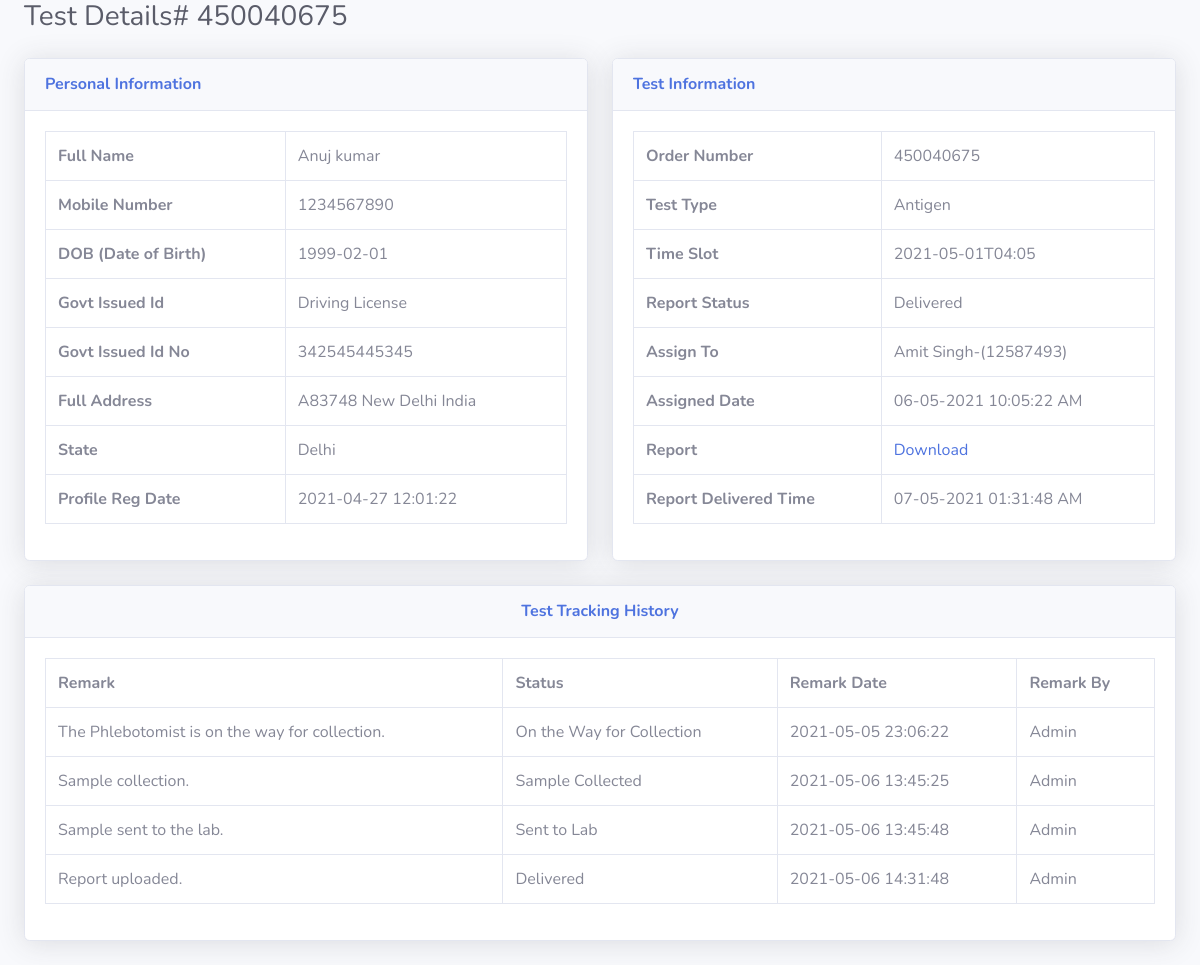
Screenshot of /patient-report-details.php?tid=1&&oid=450040675 with the database file from the repository.
### tables this page shows
CREATE TABLE `tbltestrecord` (
  `id` int(11) NOT NULL,
  `OrderNumber` bigint(14) DEFAULT NULL,
  `PatientMobileNumber` bigint(14) DEFAULT NULL,
  `TestType` varchar(100) DEFAULT NULL,
  `TestTimeSlot` varchar(120) DEFAULT NULL,
  `ReportStatus` varchar(100) DEFAULT NULL,
  `FinalReport` varchar(150) DEFAULT NULL,
  `ReportUploadTime` varchar(200) DEFAULT NULL,
  `RegistrationDate` timestamp NULL DEFAULT current_timestamp(),
  `AssignedtoEmpId` varchar(150) DEFAULT NULL,
  `AssigntoName` varchar(180) DEFAULT NULL,
  `AssignedTime` varchar(100) DEFAULT NULL
);

CREATE TABLE `tblpatients` (
  `id` int(11) NOT NULL,
  `FullName` varchar(120) DEFAULT NULL,
  `MobileNumber` bigint(12) DEFAULT NULL,
  `DateOfBirth` date DEFAULT NULL,
  `GovtIssuedId` varchar(150) DEFAULT NULL,
  `GovtIssuedIdNo` varchar(150) DEFAULT NULL,
  `FullAddress` varchar(255) DEFAULT NULL,
  `State` varchar(200) DEFAULT NULL,
  `RegistrationDate` timestamp NOT NULL DEFAULT current_timestamp()
);

CREATE TABLE `tblreporttracking` (
  `id` int(11) NOT NULL,
  `OrderNumber` bigint(40) DEFAULT NULL,
  `Remark` varchar(255) DEFAULT NULL,
  `Status` varchar(120) DEFAULT NULL,
  `PostingTime` timestamp NULL DEFAULT current_timestamp(),
  `RemarkBy` int(5) DEFAULT NULL
);

### patient-report-details.php (the view, shortened to what this page needs)
<!DOCTYPE html>
<html lang="en">
<head>
    <link href="vendor/fontawesome-free/css/all.min.css" rel="stylesheet" type="text/css">
    <link href="css/sb-admin-2.min.css" rel="stylesheet">
</head>
<body id="page-top">
    <div id="wrapper">
        <div id="content-wrapper" class="d-flex flex-column">
            <div id="content">
                <div class="container-fluid">
                    <h1 class="h3 mb-4 text-gray-800">Test Details# <?php echo intval($_GET['oid']);?></h1>
<div class="row">
<?php
$testid=intval($_GET['tid']);
$query=mysqli_query($con,"select * from tbltestrecord
join tblpatients on tblpatients.MobileNumber=tbltestrecord.PatientMobileNumber
where  tbltestrecord.id='$testid'");
while($row=mysqli_fetch_array($query)){
    ?>
                        <div class="col-lg-6">
                            <div class="card shadow mb-4">
                                <div class="card-header py-3">
                                    <h6 class="m-0 font-weight-bold text-primary">Personal Information</h6>
                                </div>
                                <div class="card-body">
 <table class="table table-bordered"  width="100%" cellspacing="0">
    <tr>
    <th>Full Name</th>
    <td><?php echo $row['FullName'];?></td>
    </tr>
     <tr>
    <th>Mobile Number</th>
    <td><?php echo $row['MobileNumber'];?></td>
    </tr>
     <tr>
    <th>DOB (Date of Birth)</th>
    <td><?php echo $row['DateOfBirth'];?></td>
    </tr>
     <tr>
    <th>Govt Issued Id</th>
    <td><?php echo $row['GovtIssuedId'];?></td>
    </tr>
     <tr>
    <th>Govt Issued Id No</th>
    <td><?php echo $row['GovtIssuedIdNo'];?></td>
    </tr>
     <tr>
    <th>Full Address</th>
    <td><?php echo $row['FullAddress'];?></td>
    </tr>
    <tr>
    <th>State</th>
    <td><?php echo $row['State'];?></td>
    </tr>
    <tr>
    <th>Profile Reg Date</th>
    <td><?php echo $row['RegistrationDate'];?></td>
    </tr>
 </table>
                                </div>
                            </div>
                        </div>
                         <div class="col-lg-6">
                            <div class="card shadow mb-4">
                                <div class="card-header py-3">
                                    <h6 class="m-0 font-weight-bold text-primary">Test Information</h6>
                                </div>
                                <div class="card-body">
 <table class="table table-bordered"  width="100%" cellspacing="0">
    <tr>
    <th>Order Number</th>
    <td><?php echo $row['OrderNumber'];?></td>
    </tr>
    <tr>
    <th>Test Type</th>
    <td><?php echo $row['TestType'];?></td>
    </tr>
    <tr>
    <th>Time Slot</th>
    <td><?php echo $row['TestTimeSlot'];?></td>
    </tr>
 <tr>
    <th>Report Status</th>
    <td><?php if($row['ReportStatus']==''):
              echo "Not Processed yet";
          else:
           echo $row['ReportStatus'];
          endif;
    ?></td>
    </tr>
<?php if($row['AssignedtoEmpId']!=''):?>
  <tr>
    <th>Assign To</th>
    <td><?php echo $row['AssigntoName'];?>-(<?php echo $row['AssignedtoEmpId'];?>)</td>
    </tr>
    <tr>
    <th>Assigned Date</th>
    <td><?php echo $row['AssignedTime'];?></td>
    </tr>
<?php endif;?>
<?php if($row['FinalReport']!=''):?>
  <tr>
    <th>Report</th>
    <td><a href="reportfiles/<?php echo $row['FinalReport'];?>" target="_blank">Download</a></td>
    </tr>
    <tr>
    <th>Report Delivered Time</th>
    <td><?php echo $row['ReportUploadTime'];?></td>
    </tr>
<?php endif;?>
</table>
                    </div>
                            </div>
                        </div>
                    </div>
                <?php } ?>
<?php
$orderid=intval($_GET['oid']);
$ret=mysqli_query($con,"select * from tblreporttracking
join tbladmin on tbladmin.ID=tblreporttracking.RemarkBy
where tblreporttracking.OrderNumber='$orderid'");
$num=mysqli_num_rows($ret);
?>
<div class="row">
                         <div class="col-lg-12">
                            <div class="card shadow mb-4">
                                <div class="card-header py-3">
                                    <h6 class="m-0 font-weight-bold text-primary" align="center">Test  Tracking History</h6>
                                </div>
                                <div class="card-body">
<?php if($num>0){
?>
 <table class="table table-bordered"  width="100%" cellspacing="0">
<tr>
    <th>Remark</th>
    <th>Status</th>
    <th>Remark Date</th>
    <th>Remark By</th>
<?php while($result=mysqli_fetch_array($ret)){?>
</tr>
    <tr>
    <td><?php echo $result['Remark'];?></td>
    <td><?php echo $result['Status'];?></td>
    <td><?php echo $result['PostingTime'];?></td>
    <td><?php echo $result['AdminName'];?></td>
    </tr>
<?php } ?>
</table>
         <?php
     } else { ?>
<h4 align="center" style="color:red"> No Tracking history found </h4>
         <?php } ?>
                                </div>
                            </div>
                        </div>
                    </div>
                </div>
            </div>
        </div>
    </div>
</body>
</html>

### rows the page displays
tbltestrecord: tblpatients.FullName "Anuj kumar", tblpatients.MobileNumber "1234567890", tblpatients.DateOfBirth "1999-02-01", tblpatients.GovtIssuedId "Driving License", tblpatients.GovtIssuedIdNo "342545445345", tblpatients.FullAddress "A83748 New Delhi India", tblpatients.State "Delhi", tblpatients.RegistrationDate "2021-04-27 12:01:22", OrderNumber "450040675", TestType "Antigen", TestTimeSlot "2021-05-01T04:05", ReportStatus "Delivered", AssigntoName "Amit Singh", AssignedtoEmpId "12587493", AssignedTime "06-05-2021 10:05:22 AM", ReportUploadTime "07-05-2021 01:31:48 AM"
tblreporttracking: Remark "The Phlebotomist is on the way for collection.", Status "On the Way for Collection", PostingTime "2021-05-05 23:06:22", tbladmin.AdminName "Admin"
tblreporttracking: Remark "Sample collection.", Status "Sample Collected", PostingTime "2021-05-06 13:45:25", tbladmin.AdminName "Admin"
tblreporttracking: Remark "Sample sent to the lab.", Status "Sent to Lab", PostingTime "2021-05-06 13:45:48", tbladmin.AdminName "Admin"
tblreporttracking: Remark "Report uploaded.", Status "Delivered", PostingTime "2021-05-06 14:31:48", tbladmin.AdminName "Admin"
